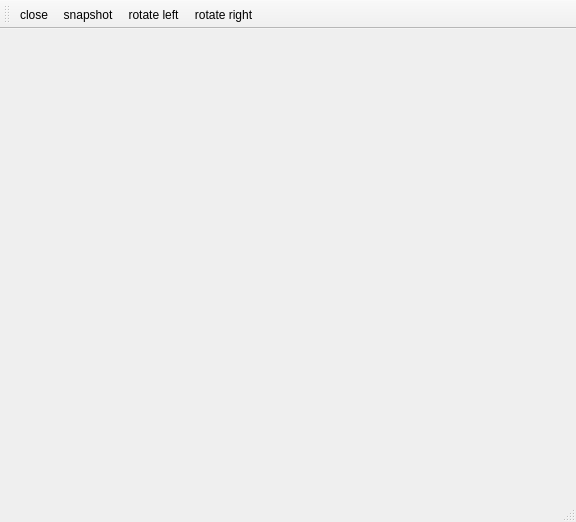
<?xml version="1.0" encoding="UTF-8"?>
<ui version="4.0">
 <class>MainWindow</class>
 <widget class="QMainWindow" name="MainWindow">
  <property name="geometry">
   <rect>
    <x>0</x>
    <y>0</y>
    <width>576</width>
    <height>522</height>
   </rect>
  </property>
  <property name="sizePolicy">
   <sizepolicy hsizetype="Minimum" vsizetype="Minimum">
    <horstretch>0</horstretch>
    <verstretch>0</verstretch>
   </sizepolicy>
  </property>
  <property name="minimumSize">
   <size>
    <width>100</width>
    <height>150</height>
   </size>
  </property>
  <property name="windowTitle">
   <string>MainWindow</string>
  </property>
  <widget class="QWidget" name="im_view">
   <property name="minimumSize">
    <size>
     <width>50</width>
     <height>50</height>
    </size>
   </property>
   <layout class="QHBoxLayout" name="horizontalLayout"/>
  </widget>
  <widget class="QStatusBar" name="statusbar"/>
  <widget class="QToolBar" name="toolbar">
   <property name="windowTitle">
    <string>toolBar</string>
   </property>
   <attribute name="toolBarArea">
    <enum>TopToolBarArea</enum>
   </attribute>
   <attribute name="toolBarBreak">
    <bool>false</bool>
   </attribute>
   <addaction name="action_close"/>
   <addaction name="action_snapshot"/>
   <addaction name="action_rotate_left"/>
   <addaction name="action_rotate_right"/>
  </widget>
  <action name="action_close">
   <property name="icon">
    <iconset resource="icons.qrc">
     <normaloff>:/image/close.png</normaloff>:/image/close.png</iconset>
   </property>
   <property name="text">
    <string>close</string>
   </property>
   <property name="toolTip">
    <string>close window</string>
   </property>
   <property name="shortcut">
    <string>Esc</string>
   </property>
  </action>
  <action name="action_snapshot">
   <property name="icon">
    <iconset resource="icons.qrc">
     <normaloff>:/image/snapshot.png</normaloff>:/image/snapshot.png</iconset>
   </property>
   <property name="text">
    <string>snapshot</string>
   </property>
   <property name="toolTip">
    <string>take snapshot</string>
   </property>
  </action>
  <action name="action_rotate_left">
   <property name="icon">
    <iconset resource="icons.qrc">
     <normaloff>:/image/rotate_left.png</normaloff>:/image/rotate_left.png</iconset>
   </property>
   <property name="text">
    <string>rotate left</string>
   </property>
   <property name="toolTip">
    <string>rotate left</string>
   </property>
  </action>
  <action name="action_rotate_right">
   <property name="icon">
    <iconset resource="icons.qrc">
     <normaloff>:/image/rotate_right.png</normaloff>:/image/rotate_right.png</iconset>
   </property>
   <property name="text">
    <string>rotate right</string>
   </property>
   <property name="toolTip">
    <string>rotate right</string>
   </property>
  </action>
 </widget>
 <resources>
  <include location="icons.qrc"/>
 </resources>
 <connections/>
</ui>
